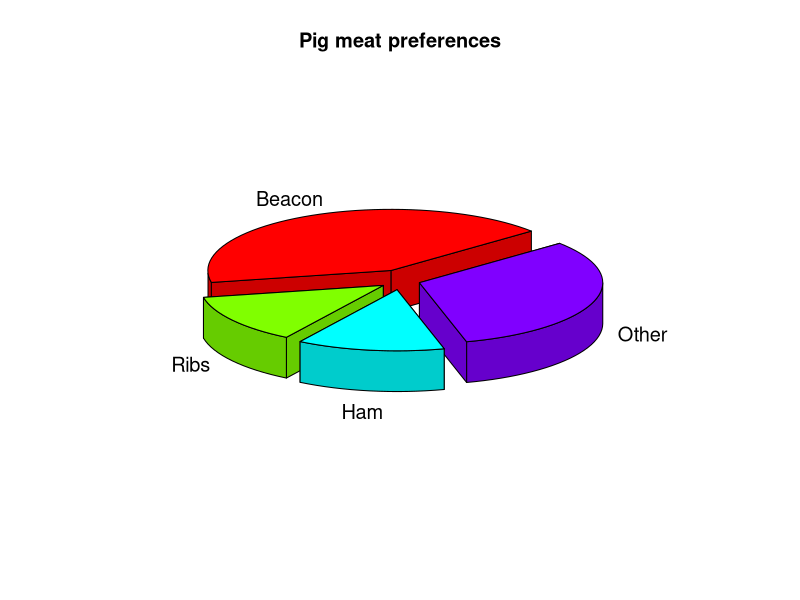
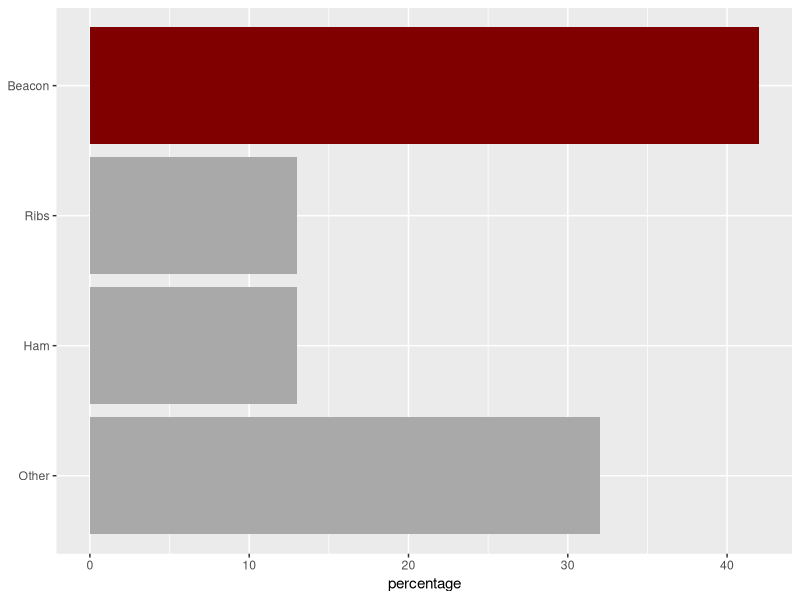

Generate these figures, in order, with R:
library(plotrix)
library(dplyr)
library(ggplot2)


meatData <- as.data.frame(list(
            c("Beacon", "Ribs", "Ham", "Other"), 
            c(42, 13, 13, 32)))
colnames(meatData) <- c("meat_type", "percentage")

# wykres 1

pie3D(meatData$percentage, 
      labels = meatData$meat_type, 
      main = "Pig meat preferences", 
      explode=0.1, 
      radius=.9, 
      labelcex = 1.2,  
      start=0.7)

# wykres 2

meatData$meat_type <- factor(meatData$meat_type, levels = c( "Other", "Ham", "Ribs", "Beacon"))

meatData <- meatData[order(desc(meatData$meat_type)), ]

meatData %>% 
   mutate(color = ifelse(meat_type == "Beacon", "yes", "no")) -> meatData


ggplot(meatData, aes(x=meat_type, y=percentage, fill = color)) + 
   geom_bar(stat='identity') +
   coord_flip() + 
   theme(legend.position = "none", axis.title.y = element_blank()) +
   scale_fill_manual( values = c( "yes"="#800000", "no"="darkgray" ), guide = FALSE )




# dane z ankiety
data <- read.csv("compareGraphs.csv", stringsAsFactors = FALSE)

colnames(data) <- c("time", "pie1", "pie2", "bar1", "bar2", "like")
# write.csv(data, "compareGraphs.csv", row.names=FALSE)

data %>% 
   filter(pie1 == "Yes", pie2 != "Equal") %>%
   summarise(count = n())

data %>% filter(pie1 == "Yes") %>%
   summarise(count = n())



 
